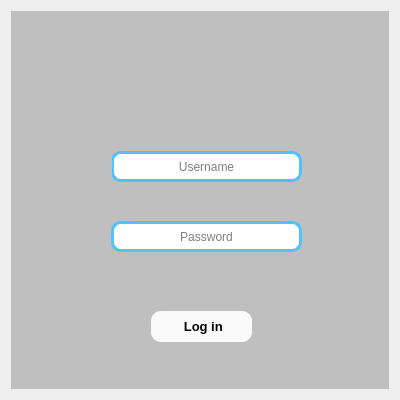
<?xml version="1.0" encoding="UTF-8"?>
<ui version="4.0">
 <class>Login</class>
 <widget class="QWidget" name="Login">
  <property name="geometry">
   <rect>
    <x>0</x>
    <y>0</y>
    <width>400</width>
    <height>400</height>
   </rect>
  </property>
  <property name="minimumSize">
   <size>
    <width>400</width>
    <height>400</height>
   </size>
  </property>
  <property name="maximumSize">
   <size>
    <width>400</width>
    <height>600</height>
   </size>
  </property>
  <property name="windowTitle">
   <string>Log In</string>
  </property>
  <property name="autoFillBackground">
   <bool>false</bool>
  </property>
  <layout class="QVBoxLayout" name="verticalLayout">
   <item>
    <widget class="QWidget" name="login_widget" native="true">
     <property name="minimumSize">
      <size>
       <width>0</width>
       <height>0</height>
      </size>
     </property>
     <property name="styleSheet">
      <string notr="true">background-color: rgb(191, 191, 191);</string>
     </property>
     <property name="locale">
      <locale language="English" country="UnitedStatesMinorOutlyingIslands"/>
     </property>
     <widget class="QLabel" name="lbl_logIn">
      <property name="geometry">
       <rect>
        <x>150</x>
        <y>40</y>
        <width>81</width>
        <height>71</height>
       </rect>
      </property>
      <property name="font">
       <font>
        <pointsize>20</pointsize>
        <weight>75</weight>
        <bold>true</bold>
       </font>
      </property>
      <property name="whatsThis">
       <string>&lt;html&gt;&lt;head/&gt;&lt;body&gt;&lt;p align=&quot;center&quot;&gt;&lt;span style=&quot; font-size:14pt; font-weight:600;&quot;&gt;Log In&lt;/span&gt;&lt;/p&gt;&lt;/body&gt;&lt;/html&gt;</string>
      </property>
      <property name="styleSheet">
       <string notr="true"/>
      </property>
      <property name="locale">
       <locale language="English" country="Zimbabwe"/>
      </property>
      <property name="text">
       <string/>
      </property>
      <property name="pixmap">
       <pixmap>../res/iconHeader.png</pixmap>
      </property>
      <property name="scaledContents">
       <bool>true</bool>
      </property>
     </widget>
     <widget class="QPushButton" name="btn_login">
      <property name="geometry">
       <rect>
        <x>140</x>
        <y>300</y>
        <width>101</width>
        <height>31</height>
       </rect>
      </property>
      <property name="font">
       <font>
        <pointsize>10</pointsize>
        <weight>75</weight>
        <bold>true</bold>
       </font>
      </property>
      <property name="styleSheet">
       <string notr="true">QPushButton{
background-color:rgb(250, 250, 250);
border:none;
border-radius:10px;
}

QPushButton:hover{
background-color:rgb(85, 193, 250);
border:3px solid #55C1FA;
border-radius:10px;
}

</string>
      </property>
      <property name="text">
       <string> Log in</string>
      </property>
      <property name="icon">
       <iconset>
        <normaloff>../res/btnLogin.png</normaloff>../res/btnLogin.png</iconset>
      </property>
      <property name="iconSize">
       <size>
        <width>15</width>
        <height>15</height>
       </size>
      </property>
     </widget>
     <widget class="QLineEdit" name="txt_password">
      <property name="geometry">
       <rect>
        <x>100</x>
        <y>210</y>
        <width>191</width>
        <height>31</height>
       </rect>
      </property>
      <property name="styleSheet">
       <string notr="true">background-color: rgb(255, 255, 255);
border:3px solid #55C1FA;
border-radius:10px;</string>
      </property>
      <property name="echoMode">
       <enum>QLineEdit::Password</enum>
      </property>
      <property name="alignment">
       <set>Qt::AlignCenter</set>
      </property>
      <property name="placeholderText">
       <string>Password</string>
      </property>
      <property name="clearButtonEnabled">
       <bool>false</bool>
      </property>
     </widget>
     <widget class="QLineEdit" name="txt_username">
      <property name="geometry">
       <rect>
        <x>100</x>
        <y>140</y>
        <width>191</width>
        <height>31</height>
       </rect>
      </property>
      <property name="sizePolicy">
       <sizepolicy hsizetype="Expanding" vsizetype="Fixed">
        <horstretch>0</horstretch>
        <verstretch>0</verstretch>
       </sizepolicy>
      </property>
      <property name="minimumSize">
       <size>
        <width>20</width>
        <height>5</height>
       </size>
      </property>
      <property name="styleSheet">
       <string notr="true">background-color: rgb(255, 255, 255);
border:3px solid #55C1FA;
border-radius:10px;</string>
      </property>
      <property name="text">
       <string/>
      </property>
      <property name="alignment">
       <set>Qt::AlignCenter</set>
      </property>
      <property name="placeholderText">
       <string>Username</string>
      </property>
     </widget>
     <widget class="QLabel" name="label_2">
      <property name="geometry">
       <rect>
        <x>50</x>
        <y>130</y>
        <width>51</width>
        <height>41</height>
       </rect>
      </property>
      <property name="text">
       <string/>
      </property>
      <property name="pixmap">
       <pixmap>../res/iconUser.png</pixmap>
      </property>
      <property name="scaledContents">
       <bool>true</bool>
      </property>
     </widget>
     <widget class="QLabel" name="label">
      <property name="geometry">
       <rect>
        <x>60</x>
        <y>210</y>
        <width>31</width>
        <height>31</height>
       </rect>
      </property>
      <property name="sizePolicy">
       <sizepolicy hsizetype="Minimum" vsizetype="Minimum">
        <horstretch>0</horstretch>
        <verstretch>0</verstretch>
       </sizepolicy>
      </property>
      <property name="styleSheet">
       <string notr="true">background-color: rgb(0, 0, 0,0%);</string>
      </property>
      <property name="text">
       <string/>
      </property>
      <property name="pixmap">
       <pixmap>../res/iconPassword.png</pixmap>
      </property>
      <property name="scaledContents">
       <bool>true</bool>
      </property>
     </widget>
    </widget>
   </item>
  </layout>
 </widget>
 <resources/>
 <connections/>
</ui>
